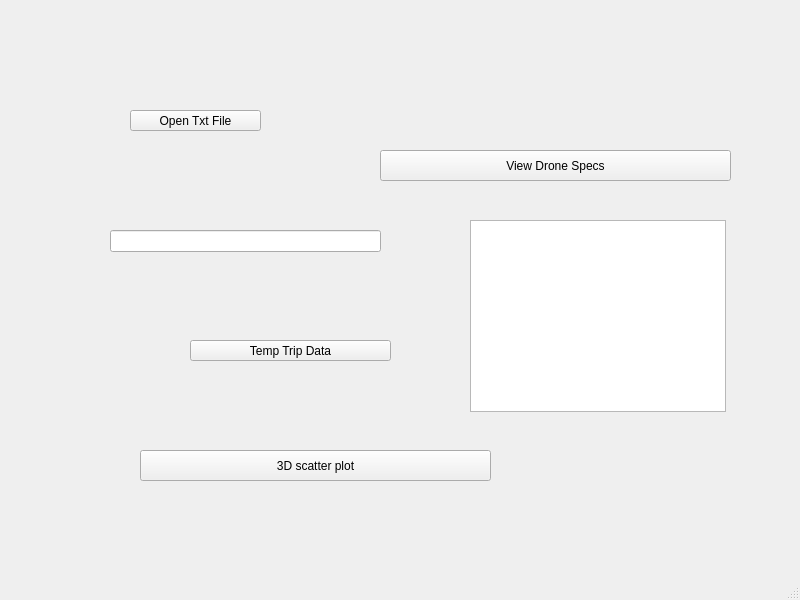
<?xml version="1.0" encoding="UTF-8"?>
<ui version="4.0">
 <class>Argous</class>
 <widget class="QMainWindow" name="Argous">
  <property name="geometry">
   <rect>
    <x>0</x>
    <y>0</y>
    <width>800</width>
    <height>600</height>
   </rect>
  </property>
  <property name="windowTitle">
   <string>Argous</string>
  </property>
  <widget class="QWidget" name="centralwidget">
   <widget class="QPushButton" name="DroneSpecsBtn">
    <property name="geometry">
     <rect>
      <x>380</x>
      <y>150</y>
      <width>351</width>
      <height>31</height>
     </rect>
    </property>
    <property name="text">
     <string>View Drone Specs</string>
    </property>
   </widget>
   <widget class="QPushButton" name="TempTripBtn">
    <property name="geometry">
     <rect>
      <x>190</x>
      <y>340</y>
      <width>201</width>
      <height>21</height>
     </rect>
    </property>
    <property name="text">
     <string>Temp Trip Data</string>
    </property>
   </widget>
   <widget class="QPushButton" name="OpenTxtFileBtn">
    <property name="geometry">
     <rect>
      <x>130</x>
      <y>110</y>
      <width>131</width>
      <height>21</height>
     </rect>
    </property>
    <property name="text">
     <string>Open Txt File</string>
    </property>
   </widget>
   <widget class="QTextBrowser" name="TextBox">
    <property name="geometry">
     <rect>
      <x>470</x>
      <y>220</y>
      <width>256</width>
      <height>192</height>
     </rect>
    </property>
   </widget>
   <widget class="QLineEdit" name="ImportDirectory">
    <property name="geometry">
     <rect>
      <x>110</x>
      <y>230</y>
      <width>271</width>
      <height>22</height>
     </rect>
    </property>
   </widget>
   <widget class="QPushButton" name="PointCloudBtn">
    <property name="geometry">
     <rect>
      <x>140</x>
      <y>450</y>
      <width>351</width>
      <height>31</height>
     </rect>
    </property>
    <property name="text">
     <string>3D scatter plot</string>
    </property>
   </widget>
  </widget>
  <widget class="QMenuBar" name="menubar">
   <property name="geometry">
    <rect>
     <x>0</x>
     <y>0</y>
     <width>800</width>
     <height>22</height>
    </rect>
   </property>
  </widget>
  <widget class="QStatusBar" name="statusbar"/>
 </widget>
 <resources/>
 <connections/>
</ui>
